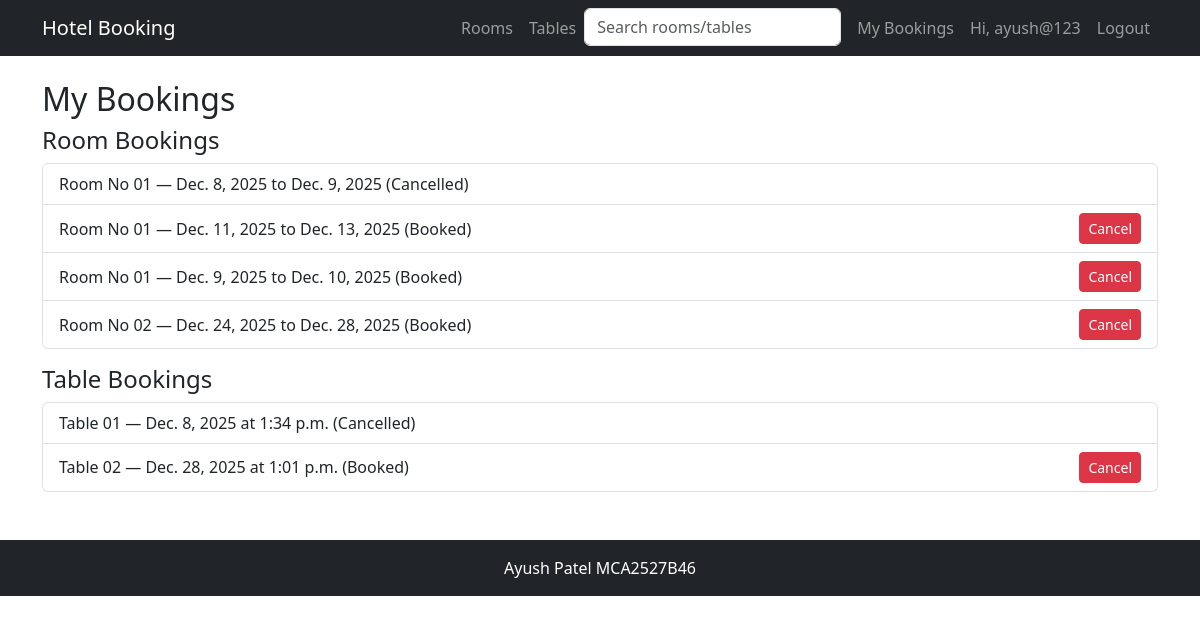
Page /my-bookings/ (signed in) on the committed database.
### bookings/models.py (models this page shows, shortened)
class RoomBooking(models.Model):
    user = models.ForeignKey(User, on_delete=models.CASCADE)
    room = models.ForeignKey(Room, on_delete=models.CASCADE)
    check_in = models.DateField()
    check_out = models.DateField()
    status = models.CharField(max_length=10, choices=STATUS_CHOICES, default='Booked')
    created_at = models.DateTimeField(auto_now_add=True)

class Room(models.Model):
    ROOM_TYPES = (('Single','Single'),('Double','Double'),('Deluxe','Deluxe'),('Suite','Suite'))
    name = models.CharField(max_length=120)
    room_type = models.CharField(max_length=30, choices=ROOM_TYPES)
    price = models.DecimalField(max_digits=8, decimal_places=2)
    capacity = models.IntegerField()
    description = models.TextField(blank=True)
    image = models.ImageField(upload_to='rooms/', blank=True, null=True)

class TableBooking(models.Model):
    user = models.ForeignKey(User, on_delete=models.CASCADE)
    table = models.ForeignKey(Table, on_delete=models.CASCADE)
    date = models.DateField()
    time = models.TimeField()
    end_time = models.TimeField(null=True, blank=True)
    guests = models.IntegerField()
    status = models.CharField(max_length=10, choices=STATUS_CHOICES, default='Booked')
    created_at = models.DateTimeField(auto_now_add=True)

class Table(models.Model):
    table_number = models.CharField(max_length=20)
    capacity = models.IntegerField()
    description = models.TextField(blank=True)
    image = models.ImageField(upload_to='tables/', blank=True, null=True)

### bookings/views.py (the view)
# urls.py: path('my-bookings/', views.my_bookings, name='my_bookings'),
@login_required
def my_bookings(request):
    rooms = RoomBooking.objects.filter(user=request.user)
    tables = TableBooking.objects.filter(user=request.user)
    return render(request, 'my_bookings.html', {'rooms':rooms,'tables':tables})

### templates/my_bookings.html (shortened to what this page needs)
{% extends 'base.html' %}
{% block content %}
<h2>My Bookings</h2>
<h4>Room Bookings</h4>
<ul class="list-group mb-3">
  {% for b in rooms %}
  <li class="list-group-item d-flex justify-content-between align-items-center">
    {{ b.room.name }} — {{ b.check_in }} to {{ b.check_out }} ({{ b.status }})
    {% if b.status == 'Booked' %}
      <form method="post" action="{% url 'cancel_room_booking' b.id %}">
        <button class="btn btn-sm btn-danger">Cancel</button>
      </form>
    {% endif %}
  </li>
  {% empty %}<li class="list-group-item">No room bookings.</li>{% endfor %}
</ul>
<h4>Table Bookings</h4>
<ul class="list-group">
  {% for t in tables %}
  <li class="list-group-item d-flex justify-content-between align-items-center">
    Table {{ t.table.table_number }} — {{ t.date }} at {{ t.time }} ({{ t.status }})
    {% if t.status == 'Booked' %}
      <form method="post" action="{% url 'cancel_table_booking' t.id %}">
        <button class="btn btn-sm btn-danger">Cancel</button>
      </form>
    {% endif %}
  </li>
  {% empty %}<li class="list-group-item">No table bookings.</li>{% endfor %}
</ul>
{% endblock %}

### templates/base.html (shortened to what this page needs)
<!doctype html>
<html lang="en">
<head>
  <link href="https://cdn.jsdelivr.net/npm/bootstrap@5.3.2/dist/css/bootstrap.min.css" rel="stylesheet">
</head>
<body>
<nav class="navbar navbar-expand-lg navbar-dark bg-dark">
  <div class="container">
    <a class="navbar-brand" href="/">Hotel Booking</a>
    <div class="collapse navbar-collapse" id="navMenu">
      <ul class="navbar-nav ms-auto">
        <li class="nav-item"><a class="nav-link" href="/rooms/">Rooms</a></li>
        <li class="nav-item"><a class="nav-link" href="/tables/">Tables</a></li>
        <li class="nav-item">
          <form class="d-flex" method="get" action="{% url 'search' %}">
            <input class="form-control me-2" name="q" placeholder="Search rooms/tables" value="{{ request.GET.q }}">
          </form>
        </li>
        {% if user.is_authenticated %}
          <li class="nav-item"><a class="nav-link" href="/my-bookings/">My Bookings</a></li>
          <li class="nav-item"><a class="nav-link">Hi, {{ user.username }}</a></li>
          <li class="nav-item"><a class="nav-link" href="/accounts/logout/">Logout</a></li>
        {% else %}
          <li class="nav-item"><a class="nav-link" href="/accounts/login/">Login</a></li>
          <li class="nav-item"><a class="nav-link" href="/register/">Signup</a></li>
        {% endif %}
      </ul>
    </div>
  </div>
</nav>
<div class="container mt-4">
  {% block content %}{% endblock %}
</div>
<footer class="bg-dark text-white text-center p-3 mt-5">Ayush Patel MCA2527B46</footer>
</body>
</html>

### rows in the picture
RoomBooking: room.name "Room No 01", check_in "Dec. 8, 2025", check_out "Dec. 9, 2025", status "Cancelled"
RoomBooking: room.name "Room No 01", check_in "Dec. 11, 2025", check_out "Dec. 13, 2025", status "Booked", shows "Cancel"
RoomBooking: room.name "Room No 01", check_in "Dec. 9, 2025", check_out "Dec. 10, 2025", status "Booked", shows "Cancel"
RoomBooking: room.name "Room No 02", check_in "Dec. 24, 2025", check_out "Dec. 28, 2025", status "Booked", shows "Cancel"
TableBooking: table.table_number "01", date "Dec. 8, 2025", time "1:34 p.m.", status "Cancelled"
TableBooking: table.table_number "02", date "Dec. 28, 2025", time "1:01 p.m.", status "Booked", shows "Cancel"

### other values in the picture
{{ user.username }} "ayush@123"
